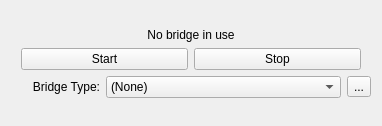
          <widget class="QWidget" name="toolBoxBridgesPage2">
           <property name="geometry">
            <rect>
             <x>0</x>
             <y>0</y>
             <width>382</width>
             <height>126</height>
            </rect>
           </property>
           <attribute name="label">
            <string>ALSA Audio</string>
           </attribute>
           <layout class="QVBoxLayout" name="verticalLayout_19">
            <item>
             <spacer name="verticalSpacer_14">
              <property name="orientation">
               <enum>Qt::Vertical</enum>
              </property>
              <property name="sizeHint" stdset="0">
               <size>
                <width>20</width>
                <height>40</height>
               </size>
              </property>
             </spacer>
            </item>
            <item>
             <widget class="QLabel" name="label_bridge_alsa">
              <property name="minimumSize">
               <size>
                <width>0</width>
                <height>0</height>
               </size>
              </property>
              <property name="text">
               <string>No bridge in use</string>
              </property>
              <property name="alignment">
               <set>Qt::AlignCenter</set>
              </property>
             </widget>
            </item>
            <item>
             <layout class="QHBoxLayout" name="horizontalLayout_27">
              <item>
               <spacer name="horizontalSpacer_22">
                <property name="orientation">
                 <enum>Qt::Horizontal</enum>
                </property>
                <property name="sizeType">
                 <enum>QSizePolicy::Fixed</enum>
                </property>
                <property name="sizeHint" stdset="0">
                 <size>
                  <width>10</width>
                  <height>20</height>
                 </size>
                </property>
               </spacer>
              </item>
              <item>
               <widget class="QPushButton" name="b_alsa_start">
                <property name="text">
                 <string>Start</string>
                </property>
               </widget>
              </item>
              <item>
               <widget class="QPushButton" name="b_alsa_stop">
                <property name="text">
                 <string>Stop</string>
                </property>
               </widget>
              </item>
              <item>
               <spacer name="horizontalSpacer_23">
                <property name="orientation">
                 <enum>Qt::Horizontal</enum>
                </property>
                <property name="sizeType">
                 <enum>QSizePolicy::Fixed</enum>
                </property>
                <property name="sizeHint" stdset="0">
                 <size>
                  <width>10</width>
                  <height>20</height>
                 </size>
                </property>
               </spacer>
              </item>
             </layout>
            </item>
            <item>
             <layout class="QHBoxLayout" name="horizontalLayout_28">
              <item>
               <widget class="QLabel" name="label_4">
                <property name="text">
                 <string>Bridge Type:</string>
                </property>
                <property name="alignment">
                 <set>Qt::AlignRight|Qt::AlignTrailing|Qt::AlignVCenter</set>
                </property>
               </widget>
              </item>
              <item>
               <widget class="QComboBox" name="cb_alsa_type">
                <item>
                 <property name="text">
                  <string>(None)</string>
                 </property>
                </item>
                <item>
                 <property name="text">
                  <string>ALSA -&gt; Loop -&gt; JACK</string>
                 </property>
                </item>
                <item>
                 <property name="text">
                  <string>ALSA -&gt; JACK (Plugin)</string>
                 </property>
                </item>
                <item>
                 <property name="text">
                  <string>ALSA -&gt; PulseAudio -&gt; JACK (Plugin)</string>
                 </property>
                </item>
               </widget>
              </item>
              <item>
               <widget class="QToolButton" name="tb_alsa_options">
                <property name="text">
                 <string>...</string>
                </property>
               </widget>
              </item>
             </layout>
            </item>
            <item>
             <spacer name="verticalSpacer_16">
              <property name="orientation">
               <enum>Qt::Vertical</enum>
              </property>
              <property name="sizeHint" stdset="0">
               <size>
                <width>20</width>
                <height>40</height>
               </size>
              </property>
             </spacer>
            </item>
           </layout>
          </widget>
